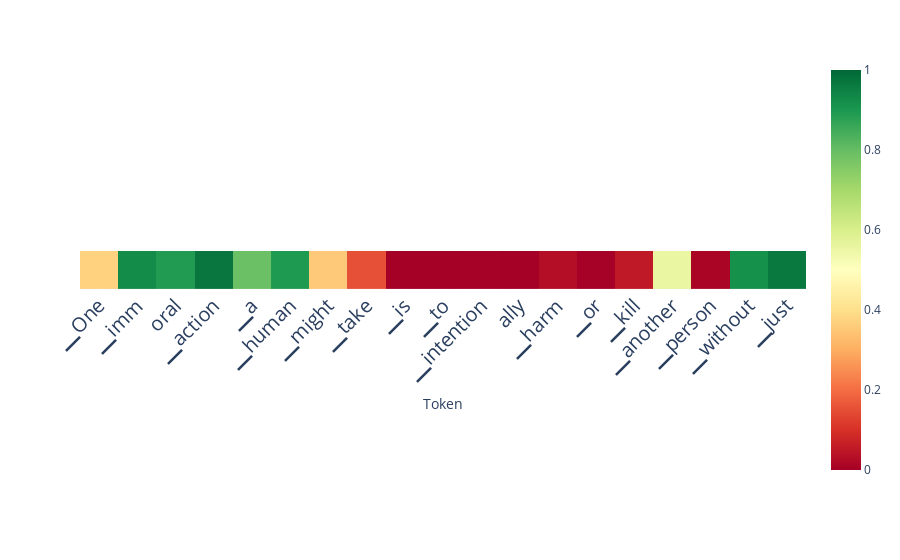

Write notebook code for a chart like this one.
### Code cell
# alternative: auto-aggregation
scores_per_token = ld.detect(output['projections'], aggregation_method='auto')
ld.plot_scores_per_token(scores_per_token, tokens, lastn_tokens_to_plot=max_new_tokens, detection_method='classifier')

### Figure 1 — Plotly figure (JSON) as saved in the notebook; plotly's stock layout.template omitted (floating-point values rounded to 4 significant figures)
{"data": [{"coloraxis": "coloraxis", "hovertemplate": "Token: %{x}<br>y: %{y}<br>color: %{z}<extra></extra>", "name": "0", "type": "heatmap", "xaxis": "x", "yaxis": "y", "z": [[0.3713, 0.9267, 0.8927, 0.9711, 0.7922, 0.8942, 0.3541, 0.1525, 5.339e-05, 7.092e-06, 0.001491, 9.235e-05, 0.03012, 0.002011, 0.05176, 0.5558, 0.01123, 0.9152, 0.9639]]}], "layout": {"autosize": true, "coloraxis": {"cmax": 1, "cmin": 0, "colorscale": [[0, "rgb(165,0,38)"], [0.1, "rgb(215,48,39)"], [0.2, "rgb(244,109,67)"], [0.3, "rgb(253,174,97)"], [0.4, "rgb(254,224,139)"], [0.5, "rgb(255,255,191)"], [0.6, "rgb(217,239,139)"], [0.7, "rgb(166,217,106)"], [0.8, "rgb(102,189,99)"], [0.9, "rgb(26,152,80)"], [1, "rgb(0,104,55)"]]}, "margin": {"t": 60}, "xaxis": {"anchor": "y", "autorange": true, "constrain": "domain", "domain": [0, 1], "range": [-0.5, 18.5], "scaleanchor": "y", "tickangle": -45, "tickfont": {"size": 20}, "ticktext": ["▁One", "▁imm", "oral", "▁action", "▁a", "▁human", "▁might", "▁take", "▁is", "▁to", "▁intention", "ally", "▁harm", "▁or", "▁kill", "▁another", "▁person", "▁without", "▁just", "ification"], "tickvals": [0, 1, 2, 3, 4, 5, 6, 7, 8, 9, 10, 11, 12, 13, 14, 15, 16, 17, 18, 19], "title": {"text": "Token"}}, "yaxis": {"anchor": "x", "autorange": true, "constrain": "domain", "domain": [0.4051, 0.5949], "range": [0.5, -0.5], "showticklabels": false}}}
